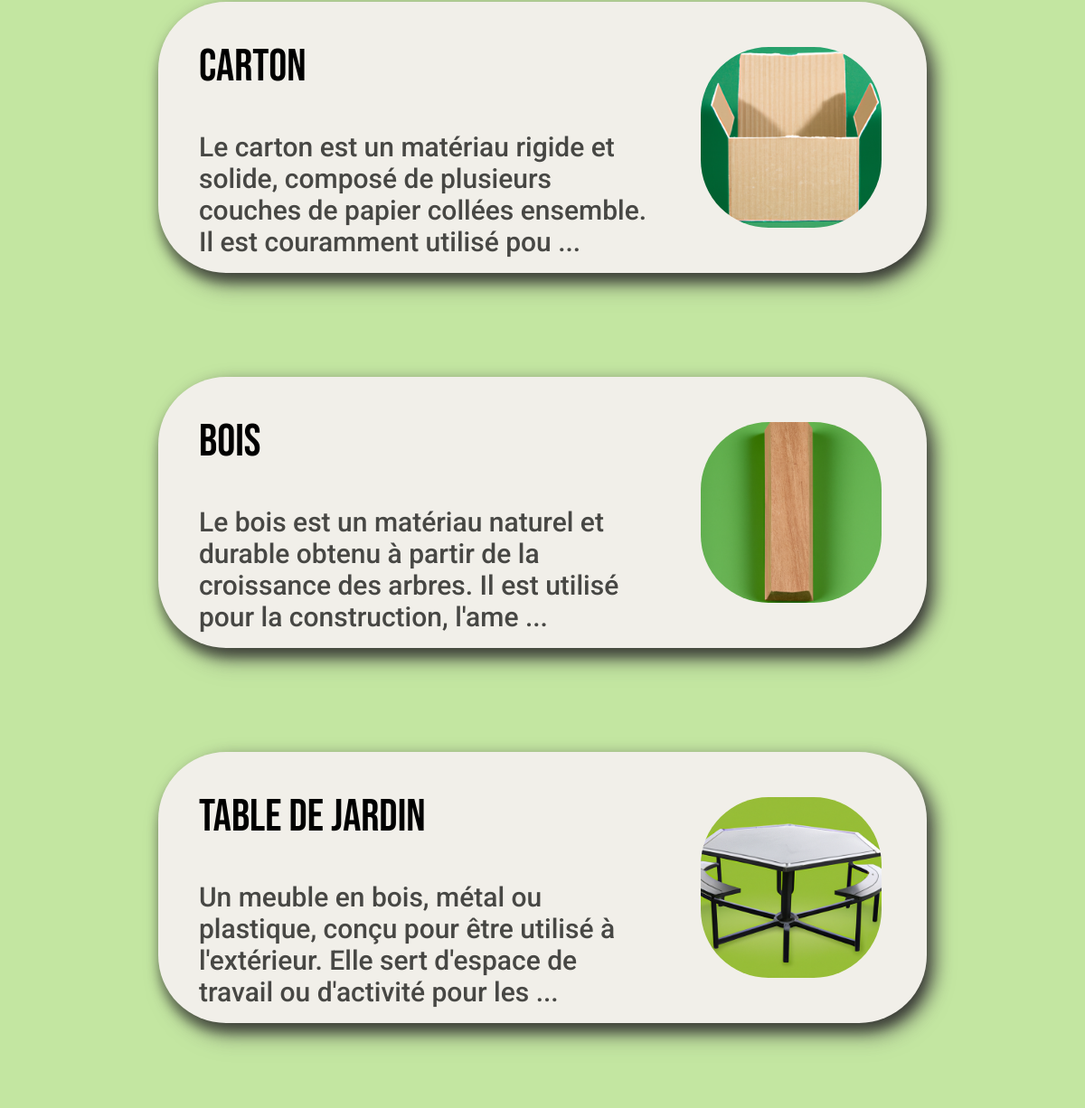
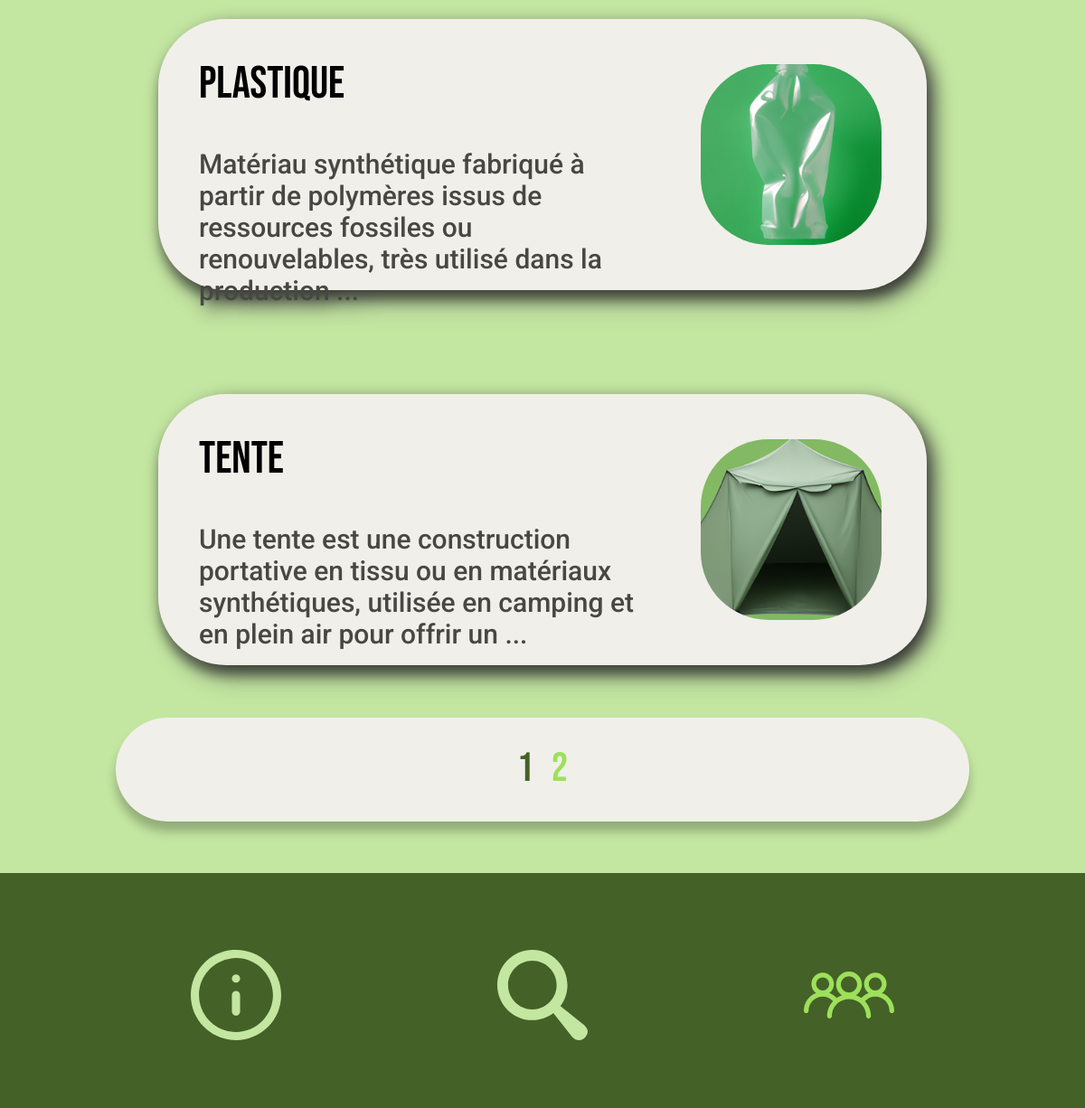
/popular (lower part), run on an earlier commit of the app's database (2 pictures, top to bottom).
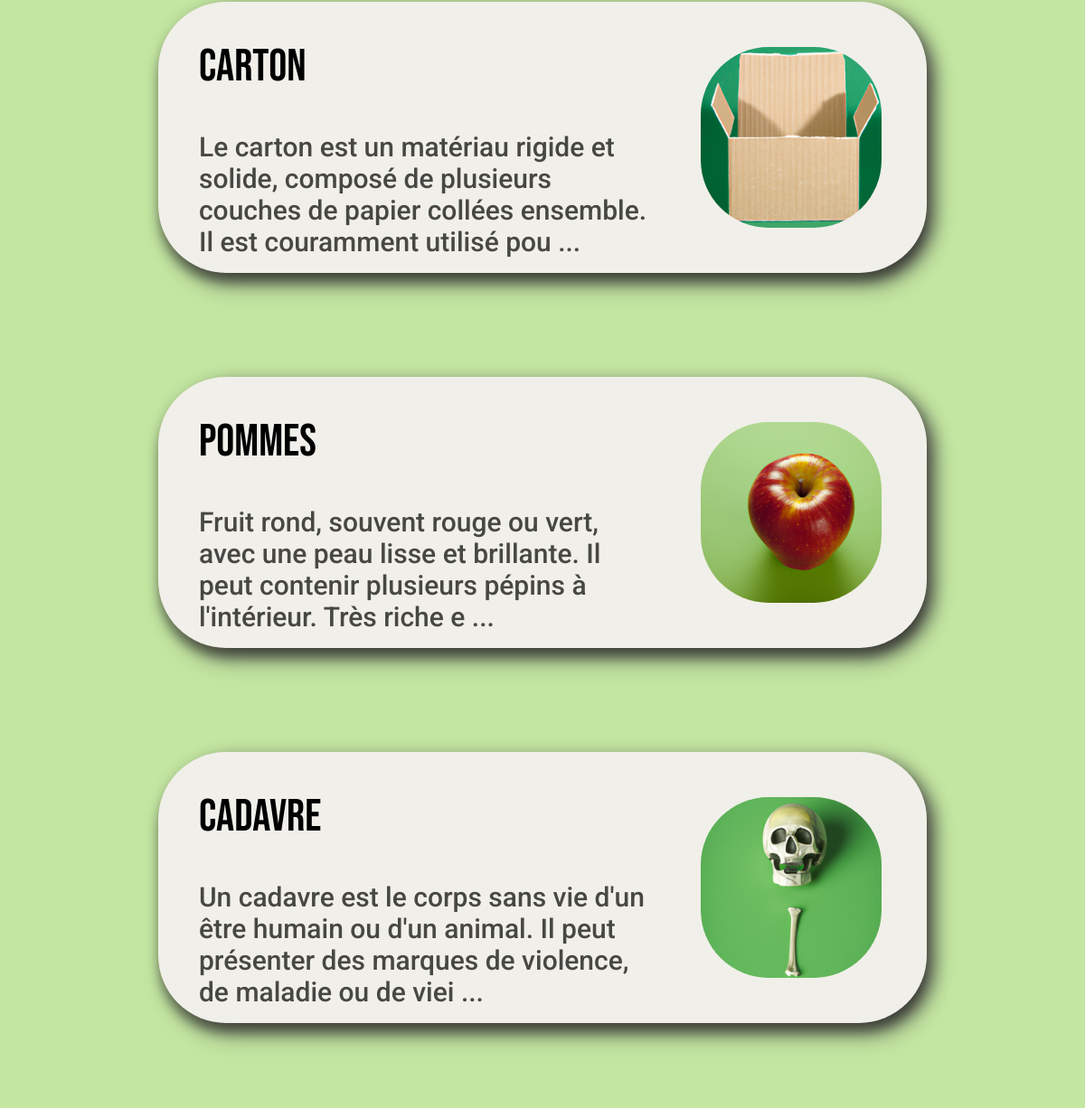
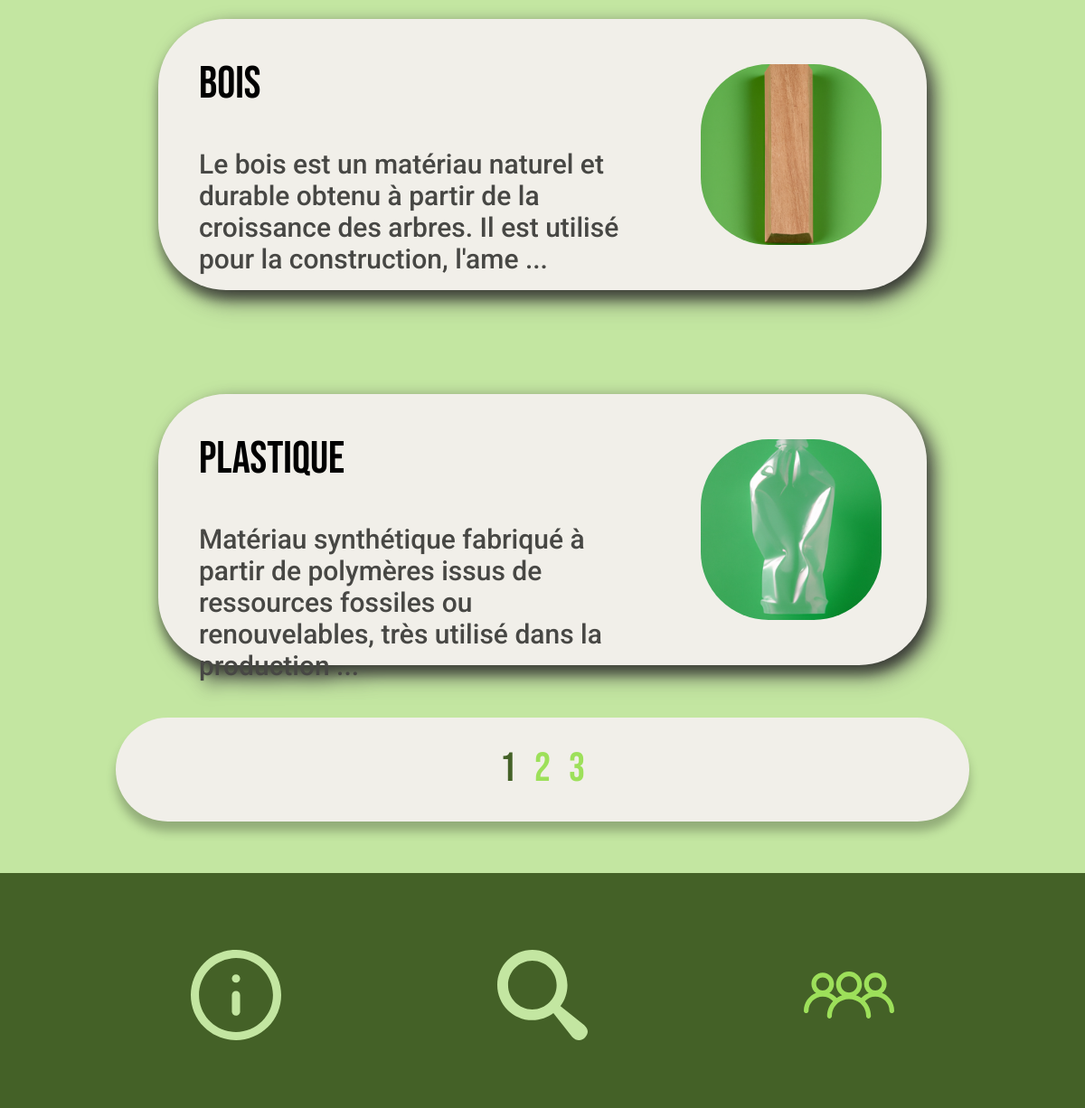
And on a later commit of the database (2 pictures, top to bottom).
### app/models.py (models this page shows, shortened)
class Waste(db.Model):
    id = db.Column(db.Integer, primary_key=True)
    name = db.Column(db.String(50), unique=True, nullable=False)
    description = db.Column(db.Text, nullable=False)
    list_recycling_possibilitites = db.Column(db.Text, nullable=False)
    nb_views = db.Column(db.Integer, nullable=False, default=0)
    last_viewed = db.Column(db.DateTime, nullable=False,
                            default=datetime.utcnow)

### app/wastes/routes.py (the view)
@wastes_bp.route('/popular')
def popular():
    page = request.args.get('page', 1, type=int)
    wastes = Waste.query.order_by(
        Waste.nb_views.desc()).paginate(page=page, per_page=10)
    return render_template('popular.html', wastes=wastes, title='Popular', location='popular')

### app/templates/popular.html (shortened to what this page needs)
{%extends "layout.html"%}
{% block head%}
<link rel="stylesheet" href="{{ url_for('static', filename='css/article-waste-container.css') }}">
{% endblock %}
{% block content %}
<div class="div-content-site">
    {% for waste in wastes.items %}
    <div class="content-container">
        <a href="{{ url_for('wastes.waste', waste_id=waste.id) }}" target="_self">
            <div class="text-container">
                <h2>{{ waste.name }}</h2>
                {% if waste.description[:130] !=  waste.description[:131] %}
                <p>{{ waste.description[:130] + ' ...' }}</p>
                {% else %}
                <p>{{ waste.description }}</p>
                {% endif %}
            </div>
            <div class="image-container">
                <img src={{ url_for('static', filename='uploads/wastes/' + waste.name + '.png' ) }} alt="Image">
            </div>
        </a>
    </div>
    {% endfor %}
    {% if wastes.pages > 1 %}
    <div class="page-container">
        {% for page_num in wastes.iter_pages() %}
        {% if page_num %}
        {% if wastes.page == page_num %}
        <a class="active" href="{{ url_for('wastes.popular', page=page_num) }}">{{ page_num }}</a>
        {% else %}
        <a class="inactive" href="{{ url_for('wastes.popular', page=page_num) }}">{{ page_num }}</a>
        {% endif %}
        {% else %}
        ...
        {% endif %}
        {% endfor %}
    </div>
    {% endif %}
</div>
{% endblock content %}

### app/templates/layout.html (shortened to what this page needs)
<!DOCTYPE html>
<html>
<head>
    <link rel="stylesheet" href="{{ url_for('static', filename='css/main.css') }}">
    {% block head%}{% endblock %}
</head>
<body>
    {% block content%}{% endblock %}
    <footer>
        <nav>
            <ul>
                <li><a href="{{url_for('main.index')}}" class="btn-index" target="_self">
                        <div>
                            {% if location == 'index' %}
                            <img src="{{ url_for('static', filename='assets/icons/search_2.svg') }}" alt="Icon">
                            {% else %}
                            <img src="{{ url_for('static', filename='assets/icons/search_1.svg') }}" alt="Icon">
                            {% endif %}
                        </div>
                    </a></li>
                <li><a href="{{url_for('articles.articles')}}" class="btn-articles" target="_self">
                        <div>
                            {% if location == 'articles' %}
                            <img src="{{ url_for('static', filename='assets/icons/information_2.svg') }}" alt="Icon">
                            {% else %}
                            <img src="{{ url_for('static', filename='assets/icons/information_1.svg') }}" alt="Icon">
                            {% endif %}
                        </div>
                    </a></li>
                <li><a href="{{url_for('wastes.popular')}}" class="btn-popular" target="_self">
                        <div>
                            {% if location == 'popular' %}
                            <img src="{{ url_for('static', filename='assets/icons/community_2.svg') }}" alt="Icon">
                            {% else %}
                            <img src="{{ url_for('static', filename='assets/icons/community_1.svg') }}" alt="Icon">
                            {% endif %}
                        </div>
                    </a></li>
            </ul>
        </nav>
    </footer>
</body>
</html>

### app/static/css/main.css (style rules this page uses)
body { background-color: #C3E6A1; font-family: 'Roboto', sans-serif; }
.div-content-site { position: relative; left: 0%; right: 0%; margin-top: 765px; margin-bottom: 260px; padding-bottom: 230px; }
footer { position: fixed; bottom: 0; left: 0; right: 0; height: 260px; background: #446127; border-top: 1px }
footer a { position: absolute; top: 23.08%; bottom: 23.08%; }
footer ul { list-style: none; }
.btn-articles { left: 15.28%; right: 71.76%; }
.btn-index { left: 43.52%; right: 43.52%; }
.btn-popular { left: 71.76%; right: 15.28%; }
footer a div { position: absolute; left: 17.86%; right: 17.86%; top: 17.86%; bottom: 17.86%; }
.page-container { position: fixed; height: 115px; left: 10.65%; right: 10.65%; bottom: 317.5px; background: #F1EFE9; box-shadow: 0px 11px 11px rgba(0, 0, 0, 0.25); border-radius: 75px; font-family: 'Bebas Neue'; font-style: normal; font-weight: 400; font-size: 45px; line-height: 54px; margin: auto; display: flex; align-items: center; text-align: center; justify-content: center; }
.page-container a, .page-container h2 { padding-left: 10px; padding-right: 10px; text-decoration: none; }
.page-container a.active { color: #446127; }
.page-container a.inactive, .page-container h2 { color: #9DE05A; }

### app/static/css/article-waste-container.css (style rules this page uses)
.content-container { filter: drop-shadow(8px 8px 10px #474744); Width: 850px; Height: 300px; margin-top: 115px; margin-left: calc(50% - 850px/2); margin-right: calc(50% + 850px/2); text-decoration: none; background: #F1EFE9; box-shadow: 0px 11px 11px rgba(0, 0, 0, 0.25); border-radius: 75px; }
.text-container { position: absolute; left: 5.29%; right: 35.88%; font-style: normal; }
.text-container h2 { top: 15%; bottom: 62.67%; font-family: 'Bebas Neue'; font-weight: 400; font-size: 50px; line-height: 60px; display: flex; align-items: center; color: #000000; }
.text-container p { top: 40%; bottom: 15%; font-family: 'Roboto'; font-weight: 500; font-size: 30px; line-height: 35px; color: #474744; }
.image-container { position: absolute; left: 70.59%; right: 5.88%; top: 16.67%; bottom: 16.67%; background: #FFFCF8; border-radius: 75px; }
.image-container img { width: 100%; height: 100%; object-fit: cover; border-radius: 75px; }

What changed in the data, as far as the page shows it:
no longer on this page (row unchanged): Waste: name "table de jardin", description "Un meuble en bois, métal ou plastique, conçu pour être utilisé à l'extérieur. Elle sert d'espace de travail ou d'activité pour les ...", name (picture)
no longer on this page (row unchanged): Waste: name "tente", description "Une tente est une construction portative en tissu ou en matériaux synthétiques, utilisée en camping et en plein air pour offrir un ...", name (picture)
now on this page (row edited): Waste: name "pommes", description "Fruit rond, souvent rouge ou vert, avec une peau lisse et brillante. Il peut contenir plusieurs pépins à l'intérieur. Très riche e ...", name (picture)
added Waste: name "cadavre", description "Un cadavre est le corps sans vie d'un être humain ou d'un animal. Il peut présenter des marques de violence, de maladie ou de viei ...", name (picture)
Also different on the page:
new list line: "3"
